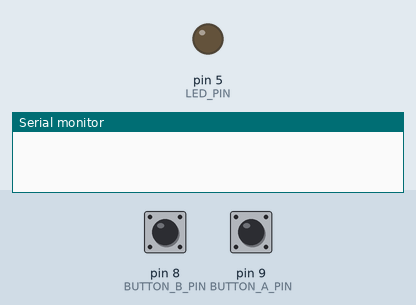
Recording of a sketch running on a simulated Arduino Uno, built with avr-gcc and run on an emulated ATmega328P. Parts: output pins drawn as LEDs (lit = HIGH), the last lines printed to the serial monitor. The test bench sets the inputs (shaded band); at power-on: pin 9 (BUTTON_A_PIN) HIGH, pin 8 (BUTTON_B_PIN) HIGH.

Above: at 1.2 s.
1.3 s: pin 9 (BUTTON_A_PIN) pulled LOW for 0.15 s
At 2.2 s:
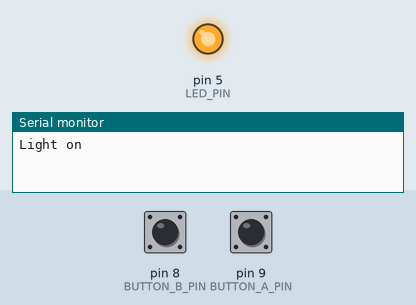
2.9 s: pin 8 (BUTTON_B_PIN) pulled LOW for 0.15 s
At 3.4 s:
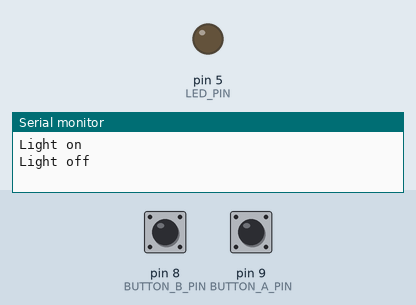
4.5 s: pin 9 (BUTTON_A_PIN) pulled LOW for 1 s
At 5.8 s:
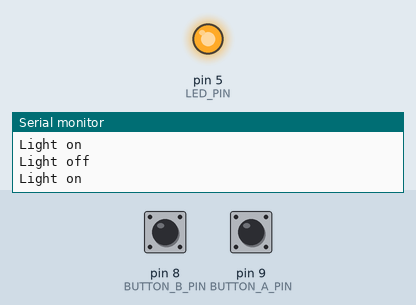
7.0 s: pin 8 (BUTTON_B_PIN) pulled LOW for 1 s
At 7.7 s:
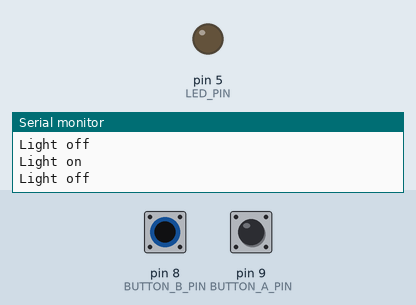
9.5 s: pin 8 (BUTTON_B_PIN) driven LOW and pin 9 (BUTTON_A_PIN) driven LOW
12.5 s: pin 8 (BUTTON_B_PIN) driven HIGH
Timing chart, 0 to 15.0 s (numbered marks = the images above; inputs shaded):
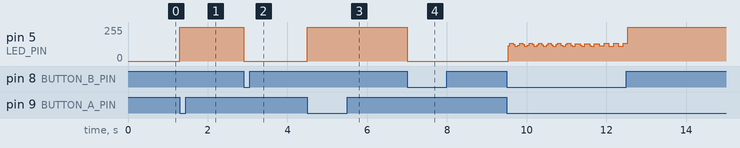

The sketch:

05-digital_inputs.ino
```cpp
#define LED_PIN 5
#define BUTTON_A_PIN 9
#define BUTTON_B_PIN 8

typedef byte PinNumber;

bool led_on = false;

void setup()
{
    Serial.begin(9600);

    pinMode(LED_PIN, OUTPUT);
    pinMode(BUTTON_A_PIN, INPUT_PULLUP);
    pinMode(BUTTON_B_PIN, INPUT_PULLUP);
}

void loop()
{
    if (is_pressed(BUTTON_A_PIN) && !led_on) {
        toggle_led();
    }

    if (is_pressed(BUTTON_B_PIN) && led_on) {
        toggle_led();
    }
}

bool is_pressed(PinNumber button_pin)
{
    return digitalRead(button_pin) == LOW;
}

void toggle_led()
{
    led_on = !led_on;

    if (led_on) {
        digitalWrite(LED_PIN, HIGH);
        Serial.println("Light on");
    } else {
        digitalWrite(LED_PIN, LOW);
        Serial.println("Light off");
    }
}
```

Measured:
- after the input at 1.3 s, pin 5 (LED_PIN): 0/255 → 255/255 at once
- after the input at 2.9 s, pin 5 (LED_PIN): 255/255 → 0/255 at once
- after the input at 4.5 s, pin 5 (LED_PIN): 0/255 → 255/255 at once
- after the input at 7.0 s, pin 5 (LED_PIN): 255/255 → 0/255 at once
